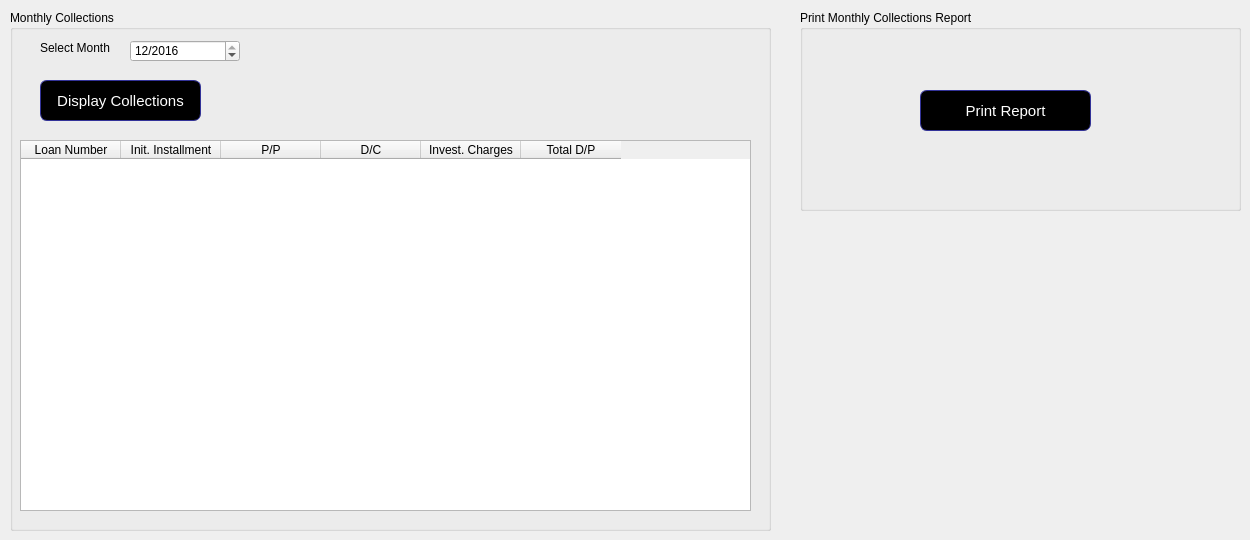
      <widget class="QWidget" name="tab_27">
       <attribute name="title">
        <string>Collection Register</string>
       </attribute>
       <widget class="QGroupBox" name="groupBox_30">
        <property name="geometry">
         <rect>
          <x>800</x>
          <y>10</y>
          <width>441</width>
          <height>201</height>
         </rect>
        </property>
        <property name="title">
         <string>Print Monthly Collections Report</string>
        </property>
        <widget class="QPushButton" name="pushButton_27">
         <property name="geometry">
          <rect>
           <x>120</x>
           <y>80</y>
           <width>171</width>
           <height>41</height>
          </rect>
         </property>
         <property name="styleSheet">
          <string notr="true">QPushButton {
color: white;
background-color: QLinearGradient( );
border-width: 1px;
border-color: #339;
border-style: solid;
border-radius: 7;
padding: 3px;
font-size: 15px;
padding-left: 5px;
padding-right: 5px;

}</string>
         </property>
         <property name="text">
          <string>Print Report</string>
         </property>
        </widget>
       </widget>
       <widget class="QGroupBox" name="groupBox_31">
        <property name="geometry">
         <rect>
          <x>10</x>
          <y>10</y>
          <width>761</width>
          <height>521</height>
         </rect>
        </property>
        <property name="title">
         <string>Monthly Collections</string>
        </property>
        <widget class="QLabel" name="label_91">
         <property name="geometry">
          <rect>
           <x>30</x>
           <y>30</y>
           <width>91</width>
           <height>16</height>
          </rect>
         </property>
         <property name="text">
          <string>Select Month</string>
         </property>
        </widget>
        <widget class="QPushButton" name="pushButton_28">
         <property name="geometry">
          <rect>
           <x>30</x>
           <y>70</y>
           <width>161</width>
           <height>41</height>
          </rect>
         </property>
         <property name="styleSheet">
          <string notr="true">QPushButton {
color: white;
background-color: QLinearGradient( );
border-width: 1px;
border-color: #339;
border-style: solid;
border-radius: 7;
padding: 3px;
font-size: 15px;
padding-left: 5px;
padding-right: 5px;

}</string>
         </property>
         <property name="text">
          <string>Display Collections</string>
         </property>
        </widget>
        <widget class="QTableWidget" name="tableWidget_11">
         <property name="geometry">
          <rect>
           <x>10</x>
           <y>130</y>
           <width>731</width>
           <height>371</height>
          </rect>
         </property>
         <column>
          <property name="text">
           <string>Loan Number</string>
          </property>
         </column>
         <column>
          <property name="text">
           <string>Init. Installment</string>
          </property>
         </column>
         <column>
          <property name="text">
           <string>P/P</string>
          </property>
         </column>
         <column>
          <property name="text">
           <string>D/C</string>
          </property>
         </column>
         <column>
          <property name="text">
           <string>Invest. Charges</string>
          </property>
         </column>
         <column>
          <property name="text">
           <string>Total D/P</string>
          </property>
         </column>
        </widget>
        <widget class="QDateEdit" name="dateEdit_14">
         <property name="geometry">
          <rect>
           <x>120</x>
           <y>30</y>
           <width>110</width>
           <height>22</height>
          </rect>
         </property>
         <property name="inputMethodHints">
          <set>Qt::ImhPreferNumbers</set>
         </property>
         <property name="displayFormat">
          <string>M/yyyy</string>
         </property>
         <property name="date">
          <date>
           <year>2016</year>
           <month>12</month>
           <day>1</day>
          </date>
         </property>
        </widget>
       </widget>
      </widget>
